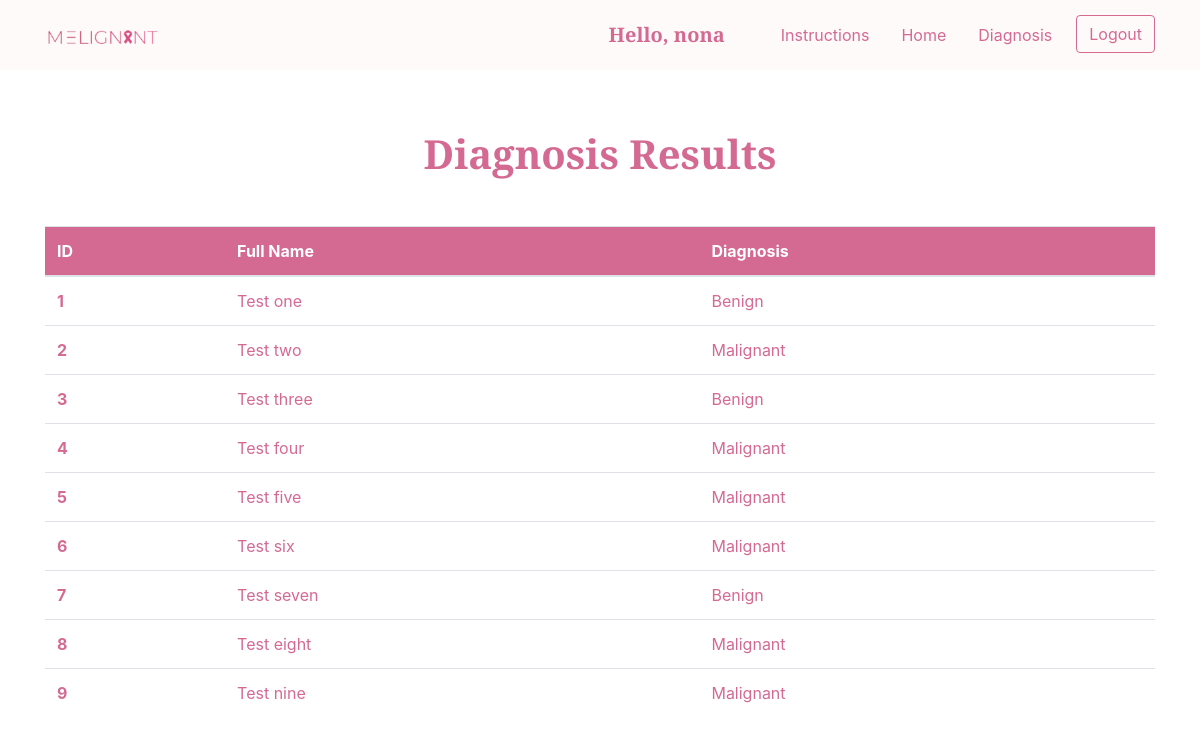
Screenshot of /Home/Diagnosis/History (signed in) with the database file from the repository.
### cancer_app/models.py (models this page shows, shortened)
class Patient_data(models.Model):
    patient_name = models.CharField(max_length=100)
    patient_id = models.CharField(
        primary_key=True, max_length=100, default='1701775')
    hist_image = models.FileField(upload_to=None, max_length=254, blank=True)
    diagnosis_result = models.CharField(max_length=100)
    pathologist = models.ForeignKey(User, on_delete=models.CASCADE, null=True)

### cancer_app/views.py (the view)
# urls.py: path('Home/Diagnosis/History', views.history, name='history'),
def history(request):
    patients = Patient_data.objects.filter(pathologist=request.user)
    return render(request, 'cancer_app/history.html', {'patients': patients})

### cancer_app/templates/cancer_app/history.html (shortened to what this page needs)
{% load static %}
<!DOCTYPE html>
<html lang="en">
<head>
    <link rel="stylesheet" href="{% static 'cancer_app/css/history.css' %}">
    <link rel="stylesheet" href="https://stackpath.bootstrapcdn.com/bootstrap/4.5.2/css/bootstrap.min.css">
    <link rel="stylesheet" href="https://stackpath.bootstrapcdn.com/font-awesome/4.7.0/css/font-awesome.min.css">
</head>
<body>
    <nav class="navbar navbar-expand-lg navbar-light">
        <div class="container">
            <a class="navbar-brand" href="{% url 'landingpage' %}">
                <img id="logo" src="{% static 'cancer_app/images/Logo.svg' %}" width="60%">
            </a>
            <div class="collapse navbar-collapse" id="navbarSupportedContent">
                <ul class="navbar-nav ml-auto">
                    <li>
                        <h5 style="color: #D46A92; font-weight: bold; font-family: 'Playfair Display', serif;" class="mr-5 mt-2"> Hello, {{request.user}} </h5>
                    </li>
                    <li>
                        <a class="nav-link mr-3" href="{% url 'instructions' %}">Instructions</a>
                    </li>
                    <li>
                        <a class="nav-link mr-3" href="{% url 'home' %}">Home</a>
                    </li>
                    <li>
                        <a class="nav-link mr-3" href="{% url 'diagnosis' %}">Diagnosis</a>
                    </li>
                    <li class="nav-item">
                        <a href="{% url 'logout' %}"><button id="nav-btn" class="btn" type="submit">Logout</button></a>
                    </li>
            </div>
        </div>
    </nav>
    <div class="container" style="margin-top: 5%;">
        <div class="text-center mb-3">
            <h1 class="header-text mt-4 mb-5">Diagnosis Results</h1>
        </div>
        <table class="table">
            <thead style="background: #D46A92; color: white;">
              <tr>
                <th scope="col">ID</th>
                <th scope="col">Full Name</th>
                <th scope="col">Diagnosis</th>
              </tr>
            </thead>
            <tbody>
                {% for pat in patients %}
                <tr>
                    <th scope="row" class="pid">{{ pat.patient_id }}</th>
                    <td >{{ pat.patient_name }}</td>
                    <td>{{ pat.diagnosis_result }}</td>
                </tr>
                {% endfor %}
            </tbody>
          </table>
    </div>
</body>
</html>

### cancer_app/static/cancer_app/css/history.css (style rules this page uses)
.navbar { background-color: #FEFAFA !important; padding: 0; }
.header-text { font-family: 'Playfair Display', serif; font-weight: bolder; color: #D46A92; }

### cancer_app/templates/cancer_app/history.html (style rules this page uses)
#nav-btn { border: 1px solid #D46A92 !important; color: #D46A92 ; }
.header-text { font-family: 'Playfair Display', serif; font-weight: bolder; color: #D46A92; }
.navbar { background-color: #FEFAFA !important; }
.pid { color: #D46A92; font-weight: bold; }
td { color: #D46A92; }
.nav-link { color: #D46A92 !important; }

### rows the page displays
Patient_data: patient_id "1", patient_name "Test one", diagnosis_result "Benign"
Patient_data: patient_id "2", patient_name "Test two", diagnosis_result "Malignant"
Patient_data: patient_id "3", patient_name "Test three", diagnosis_result "Benign"
Patient_data: patient_id "4", patient_name "Test four", diagnosis_result "Malignant"
Patient_data: patient_id "5", patient_name "Test five", diagnosis_result "Malignant"
Patient_data: patient_id "6", patient_name "Test six", diagnosis_result "Malignant"
Patient_data: patient_id "7", patient_name "Test seven", diagnosis_result "Benign"
Patient_data: patient_id "8", patient_name "Test eight", diagnosis_result "Malignant"
Patient_data: patient_id "9", patient_name "Test nine", diagnosis_result "Malignant"

### other values shown
{{ request.user }} "nona"
